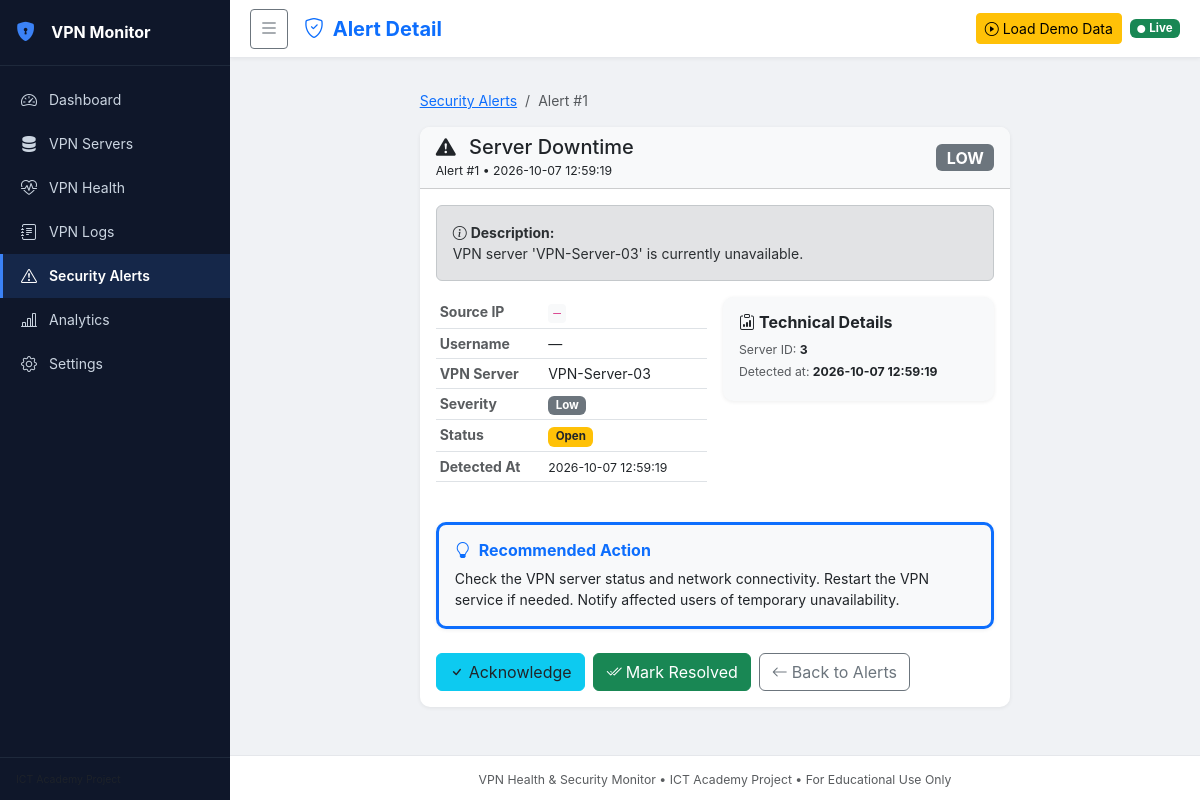
The page /alerts/1 on the database its author committed.
### tables this page shows
CREATE TABLE alerts (
            id           INTEGER PRIMARY KEY AUTOINCREMENT,
            timestamp    TEXT NOT NULL,
            severity     TEXT NOT NULL,
            alert_type   TEXT NOT NULL,
            source_ip    TEXT,
            username     TEXT,
            server_name  TEXT,
            description  TEXT,
            details      TEXT,
            status       TEXT DEFAULT 'open',
            created_at   TEXT DEFAULT (datetime('now')),
            updated_at   TEXT DEFAULT (datetime('now'))
        );

### routes/alerts.py (the view)
@alerts_bp.route('/alerts/<int:alert_id>')
def alert_detail(alert_id):
    alert = get_alert_by_id(alert_id)
    if not alert:
        flash('Alert not found.', 'danger')
        return redirect(url_for('alerts.alerts'))
    recommended = RECOMMENDED_ACTIONS.get(alert['alert_type'], 'Review the alert and investigate the activity.')
    return render_template('alert_detail.html', alert=alert, recommended=recommended)

### database/database.py (called while the page is built)
def get_db_connection():
    conn = sqlite3.connect(config.DATABASE_PATH)
    conn.row_factory = sqlite3.Row  # Allows accessing columns by name
    conn.execute("PRAGMA foreign_keys = ON")  # Enable foreign key support
    return conn

### models/alert.py (called while the page is built)
def get_alert_by_id(alert_id):
    conn = get_db_connection()
    row = conn.execute("SELECT * FROM alerts WHERE id = ?", (alert_id,)).fetchone()
    conn.close()
    return dict(row) if row else None

### templates/alert_detail.html (shortened to what this page needs)
{% extends "base.html" %}
{% block page_title %}Alert Detail{% endblock %}
{% block content %}
<div class="container-fluid">
    <div class="row justify-content-center">
        <div class="col-md-8">
            <nav aria-label="breadcrumb" class="mb-3">
                <ol class="breadcrumb">
                    <li class="breadcrumb-item"><a href="{{ url_for('alerts.alerts') }}">Security Alerts</a></li>
                    <li class="breadcrumb-item active">Alert #{{ alert.id }}</li>
                </ol>
            </nav>
            <div class="card border-0 mb-4">
                <div class="card-header
                    {% if alert.severity == 'critical' %}bg-danger text-white
                    {% elif alert.severity == 'high' %}bg-warning text-dark
                    {% elif alert.severity == 'medium' %}bg-info text-dark
                    {% else %}bg-light{% endif %}
                    d-flex justify-content-between align-items-center">
                    <div>
                        <h5 class="mb-0">
                            <i class="bi bi-exclamation-triangle-fill me-2"></i>
                            {{ alert.alert_type | replace('_', ' ') | title }}
                        </h5>
                        <small>Alert #{{ alert.id }} &bull; {{ alert.timestamp }}</small>
                    </div>
                    <div>
                        {% if alert.severity == 'critical' %}
                            <span class="badge bg-white text-danger fs-6">CRITICAL</span>
                        {% elif alert.severity == 'high' %}
                            <span class="badge bg-danger fs-6">HIGH</span>
                        {% elif alert.severity == 'medium' %}
                            <span class="badge bg-warning text-dark fs-6">MEDIUM</span>
                        {% else %}
                            <span class="badge bg-secondary fs-6">LOW</span>
                        {% endif %}
                    </div>
                </div>
                <div class="card-body">
                    <div class="alert
                        {% if alert.severity == 'critical' %}alert-danger
                        {% elif alert.severity == 'high' %}alert-warning
                        {% elif alert.severity == 'medium' %}alert-info
                        {% else %}alert-secondary{% endif %}">
                        <strong><i class="bi bi-info-circle me-1"></i>Description:</strong><br>
                        {{ alert.description }}
                    </div>
                    <div class="row g-3 mb-4">
                        <div class="col-md-6">
                            <table class="table table-sm">
                                <tbody>
                                    <tr>
                                        <th class="text-muted" style="width:40%">Source IP</th>
                                        <td><code>{{ alert.source_ip or '—' }}</code></td>
                                    </tr>
                                    <tr>
                                        <th class="text-muted">Username</th>
                                        <td>{{ alert.username or '—' }}</td>
                                    </tr>
                                    <tr>
                                        <th class="text-muted">VPN Server</th>
                                        <td>{{ alert.server_name or '—' }}</td>
                                    </tr>
                                    <tr>
                                        <th class="text-muted">Severity</th>
                                        <td>
                                            {% if alert.severity == 'critical' %}
                                                <span class="badge bg-danger">Critical</span>
                                            {% elif alert.severity == 'high' %}
                                                <span class="badge bg-warning text-dark">High</span>
                                            {% elif alert.severity == 'medium' %}
                                                <span class="badge bg-info text-dark">Medium</span>
                                            {% else %}
                                                <span class="badge bg-secondary">Low</span>
                                            {% endif %}
                                        </td>
                                    </tr>
                                    <tr>
                                        <th class="text-muted">Status</th>
                                        <td>
                                            {% if alert.status == 'open' %}
                                                <span class="badge bg-warning text-dark">Open</span>
                                            {% elif alert.status == 'acknowledged' %}
                                                <span class="badge bg-info text-dark">Acknowledged</span>
                                            {% else %}
                                                <span class="badge bg-success">Resolved</span>
                                            {% endif %}
                                        </td>
                                    </tr>
                                    <tr>
                                        <th class="text-muted">Detected At</th>
                                        <td><small>{{ alert.timestamp }}</small></td>
                                    </tr>
                                </tbody>
                            </table>
                        </div>
                        <div class="col-md-6">
                            {% if alert.details %}
                            <div class="card bg-light border-0">
                                <div class="card-body">
                                    <h6 class="fw-bold"><i class="bi bi-clipboard-data me-1"></i>Technical Details</h6>
                                    {% for item in alert.details.split('|') %}
                                        <div class="small mb-1">
                                            {% set parts = item.strip().split(':') %}
                                            {% if parts|length >= 2 %}
                                                <span class="text-muted">{{ parts[0] }}:</span>
                                                <strong>{{ parts[1:] | join(':') | trim }}</strong>
                                            {% else %}
                                                {{ item.strip() }}
                                            {% endif %}
                                        </div>
                                    {% endfor %}
                                </div>
                            </div>
                            {% endif %}
                        </div>
                    </div>
                    <div class="card bg-light border-start border-primary border-3 mb-4">
                        <div class="card-body">
                            <h6 class="fw-bold text-primary"><i class="bi bi-lightbulb me-2"></i>Recommended Action</h6>
                            <p class="mb-0">{{ recommended }}</p>
                        </div>
                    </div>
                    <div class="d-flex gap-2">
                        {% if alert.status == 'open' %}
                        <form action="{{ url_for('alerts.acknowledge', alert_id=alert.id) }}" method="POST">
                            <button type="submit" class="btn btn-info text-dark">
                                <i class="bi bi-check me-1"></i>Acknowledge
                            </button>
                        </form>
                        {% endif %}
                        {% if alert.status != 'resolved' %}
                        <form action="{{ url_for('alerts.resolve', alert_id=alert.id) }}" method="POST">
                            <button type="submit" class="btn btn-success">
                                <i class="bi bi-check2-all me-1"></i>Mark Resolved
                            </button>
                        </form>
                        {% endif %}
                        <a href="{{ url_for('alerts.alerts') }}" class="btn btn-outline-secondary">
                            <i class="bi bi-arrow-left me-1"></i>Back to Alerts
                        </a>
                    </div>
                </div>
            </div>
        </div>
    </div>
</div>
{% endblock %}

### static/css/style.css (style rules this page uses)
:root { --sidebar-width: 230px; --topbar-height: 58px; --bg: #f0f2f5; --surface: #ffffff; --border: #e5e7eb; --text: #1f2328; --muted: #57606a; --primary: #0d6efd; --sidebar-bg: #0f172a; --sidebar-text: #cbd5e1; --sidebar-active: #3b82f6; --sidebar-hover: #1e293b; }
*, *::before, *::after { box-sizing: border-box; }
body { font-family: -apple-system, "Segoe UI", system-ui, sans-serif; font-size: 14px; background-color: var(--bg); color: var(--text); margin: 0; overflow-x: hidden; }
.card { background: var(--surface); border-radius: 10px; box-shadow: 0 1px 4px rgba(0,0,0,0.07); }
.card-header { border-radius: 10px 10px 0 0 !important; }
.badge { font-size: 0.72rem; }
code { font-size: 0.8rem; background: #f8f9fa; padding: 2px 5px; border-radius: 4px; color: #d63384; }

### rows shown on the page
alerts: id "1", alert_type "Server Downtime", timestamp "2026-10-07 12:59:19", description "VPN server 'VPN-Server-03' is currently unavailable.", server_name "VPN-Server-03"

### other values the page prints
{{ alert.source_ip or '—' }} "—"
{{ alert.username or '—' }} "—"
{{ parts[0] }} "Server ID" "Detected at"
{{ parts[1:] | join(':') | trim }} "3" "2026-10-07 12:59:19"
{{ recommended }} "Check the VPN server status and network connectivity. Restart the VPN service if needed. Notify affected users of temporary unavailability."
